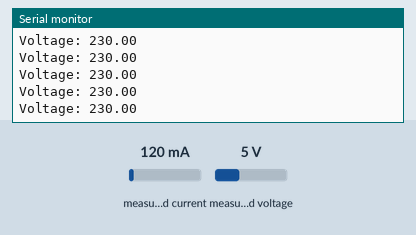
The sketch below on a simulated Arduino Uno, built with avr-gcc and run on an emulated ATmega328P. On the bench: the last lines printed to the serial monitor. Inputs (shaded band) come from the test bench; at power-on: measured voltage 5 V, measured current 120 mA.

Above: at 1.3 s.
1.4 s: measured voltage set to 0.3 V
At 1.69 s:
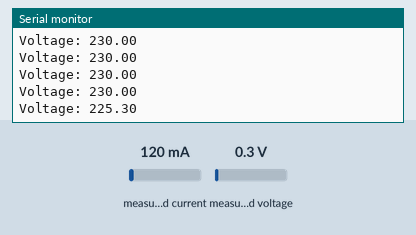
2.9 s: measured voltage set to 3.8 V
At 2.95 s:
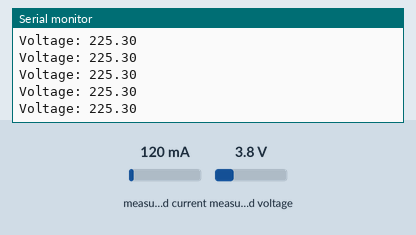
Timing chart, 0 to 5.9 s (numbered marks = the images above; inputs shaded):
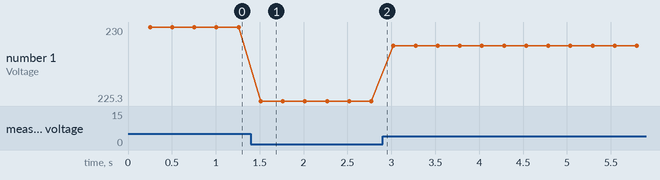

The sketch:

ZMPT101B_calib.ino
```cpp
#include <EmonLib.h>

#define voltageCalib 310

EnergyMonitor emonl;


void setup() {
  // put your setup code here, to run once:
  Serial.begin(9600);
  emonl.voltage(1, voltageCalib, 1.7);

}

void loop() {
  // put your main code here, to run repeatedly:
  emonl.calcVI(25, 1000);
  float supplyVoltage = emonl.Vrms;
  Serial.print("Voltage: ");
  Serial.println(supplyVoltage);

}
```

Measured:
- after the input at 1.4 s, the serial monitor: prints a new line after 0.11 s (image 1)
- plotted number 1: 230 → 225.3 after the input at 1.4 s, 225.3 → 228.8 after the input at 2.9 s
